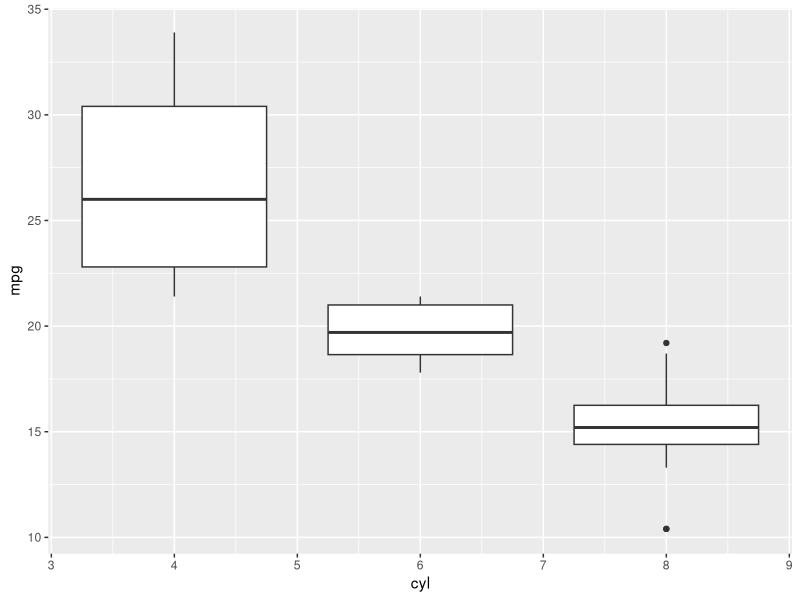

This chart was generated by the following R code:
head(mtcars)
library(dplyr)
#view mt cars
mtcars

library(ggplot2)
#make a box plot
ggplot(mtcars, aes(x = cyl, y = mpg)) + geom_boxplot(aes(group=cyl))

mtcars %>% group_by(cyl) %>% summarize(count = n())